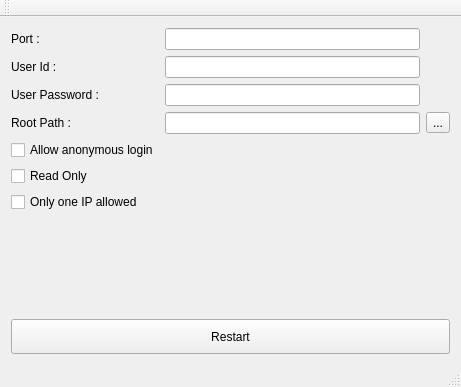
<?xml version="1.0" encoding="UTF-8"?>
<ui version="4.0">
 <class>ftpServerWindow</class>
 <widget class="QMainWindow" name="ftpServerWindow">
  <property name="geometry">
   <rect>
    <x>0</x>
    <y>0</y>
    <width>461</width>
    <height>387</height>
   </rect>
  </property>
  <property name="windowTitle">
   <string>ftpServerWindow</string>
  </property>
  <widget class="QWidget" name="centralWidget">
   <layout class="QGridLayout" name="gridLayout">
    <item row="2" column="0">
     <widget class="QLabel" name="label_3">
      <property name="text">
       <string>User Password :</string>
      </property>
     </widget>
    </item>
    <item row="3" column="0">
     <widget class="QLabel" name="label_4">
      <property name="text">
       <string>Root Path :</string>
      </property>
     </widget>
    </item>
    <item row="3" column="1">
     <widget class="QLineEdit" name="lineEdit_RootPath"/>
    </item>
    <item row="1" column="0">
     <widget class="QLabel" name="label_2">
      <property name="text">
       <string>User Id :</string>
      </property>
     </widget>
    </item>
    <item row="7" column="1">
     <spacer name="verticalSpacer">
      <property name="orientation">
       <enum>Qt::Vertical</enum>
      </property>
      <property name="sizeHint" stdset="0">
       <size>
        <width>20</width>
        <height>40</height>
       </size>
      </property>
     </spacer>
    </item>
    <item row="6" column="0">
     <widget class="QCheckBox" name="checkBox_OnlyOneIP">
      <property name="text">
       <string>Only one IP allowed</string>
      </property>
     </widget>
    </item>
    <item row="0" column="1">
     <widget class="QLineEdit" name="lineEdit_Port"/>
    </item>
    <item row="2" column="1">
     <widget class="QLineEdit" name="lineEdit_UserPass"/>
    </item>
    <item row="3" column="2">
     <widget class="QToolButton" name="toolButton_Browse">
      <property name="text">
       <string>...</string>
      </property>
     </widget>
    </item>
    <item row="1" column="1">
     <widget class="QLineEdit" name="lineEdit_UserId"/>
    </item>
    <item row="0" column="0">
     <widget class="QLabel" name="label">
      <property name="text">
       <string>Port :</string>
      </property>
     </widget>
    </item>
    <item row="8" column="0" colspan="3">
     <widget class="QPushButton" name="pushButton_ReStart">
      <property name="minimumSize">
       <size>
        <width>0</width>
        <height>35</height>
       </size>
      </property>
      <property name="text">
       <string>Restart</string>
      </property>
     </widget>
    </item>
    <item row="4" column="0">
     <widget class="QCheckBox" name="checkBox_AllowAnonymous">
      <property name="text">
       <string>Allow anonymous login</string>
      </property>
     </widget>
    </item>
    <item row="5" column="0">
     <widget class="QCheckBox" name="checkBox_ReadOnly">
      <property name="text">
       <string>Read Only</string>
      </property>
     </widget>
    </item>
   </layout>
  </widget>
  <widget class="QMenuBar" name="menuBar">
   <property name="geometry">
    <rect>
     <x>0</x>
     <y>0</y>
     <width>461</width>
     <height>22</height>
    </rect>
   </property>
  </widget>
  <widget class="QToolBar" name="mainToolBar">
   <attribute name="toolBarArea">
    <enum>TopToolBarArea</enum>
   </attribute>
   <attribute name="toolBarBreak">
    <bool>false</bool>
   </attribute>
  </widget>
  <widget class="QStatusBar" name="statusBar"/>
 </widget>
 <layoutdefault spacing="6" margin="11"/>
 <resources/>
 <connections/>
</ui>
